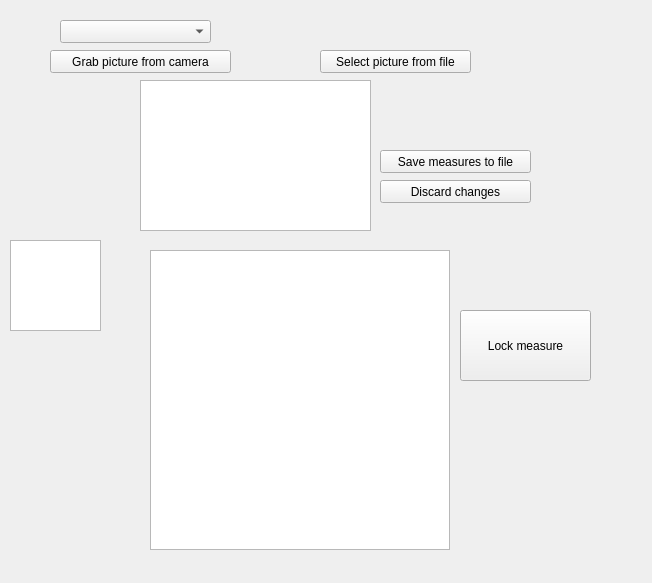
<?xml version="1.0" encoding="UTF-8"?>
<ui version="4.0">
 <class>FormDiagnose</class>
 <widget class="QWidget" name="FormDiagnose">
  <property name="geometry">
   <rect>
    <x>0</x>
    <y>0</y>
    <width>652</width>
    <height>583</height>
   </rect>
  </property>
  <property name="windowTitle">
   <string>Form</string>
  </property>
  <widget class="QComboBox" name="boxCameras">
   <property name="geometry">
    <rect>
     <x>60</x>
     <y>20</y>
     <width>151</width>
     <height>23</height>
    </rect>
   </property>
  </widget>
  <widget class="QPushButton" name="buttonCamera">
   <property name="geometry">
    <rect>
     <x>50</x>
     <y>50</y>
     <width>181</width>
     <height>23</height>
    </rect>
   </property>
   <property name="text">
    <string>Grab picture from camera</string>
   </property>
   <property name="icon">
    <iconset resource="analog_signature_analyzer.qrc">
     <normaloff>:/icons/photo.ico</normaloff>:/icons/photo.ico</iconset>
   </property>
  </widget>
  <widget class="QPushButton" name="buttonOpenBoard">
   <property name="geometry">
    <rect>
     <x>320</x>
     <y>50</y>
     <width>151</width>
     <height>23</height>
    </rect>
   </property>
   <property name="text">
    <string>Select picture from file</string>
   </property>
  </widget>
  <widget class="BoardView" name="boardView">
   <property name="geometry">
    <rect>
     <x>140</x>
     <y>80</y>
     <width>231</width>
     <height>151</height>
    </rect>
   </property>
   <property name="transformationAnchor">
    <enum>QGraphicsView::NoAnchor</enum>
   </property>
   <property name="resizeAnchor">
    <enum>QGraphicsView::NoAnchor</enum>
   </property>
  </widget>
  <widget class="QPushButton" name="buttonLockMeasure">
   <property name="geometry">
    <rect>
     <x>460</x>
     <y>310</y>
     <width>131</width>
     <height>71</height>
    </rect>
   </property>
   <property name="text">
    <string>Lock measure</string>
   </property>
  </widget>
  <widget class="QPlainTextEdit" name="textComments">
   <property name="geometry">
    <rect>
     <x>10</x>
     <y>240</y>
     <width>91</width>
     <height>91</height>
    </rect>
   </property>
   <property name="plainText">
    <string/>
   </property>
  </widget>
  <widget class="QPushButton" name="buttonSave">
   <property name="geometry">
    <rect>
     <x>380</x>
     <y>150</y>
     <width>151</width>
     <height>23</height>
    </rect>
   </property>
   <property name="text">
    <string>Save measures to file</string>
   </property>
  </widget>
  <widget class="QPushButton" name="buttonDiscard">
   <property name="geometry">
    <rect>
     <x>380</x>
     <y>180</y>
     <width>151</width>
     <height>23</height>
    </rect>
   </property>
   <property name="text">
    <string>Discard changes</string>
   </property>
  </widget>
  <widget class="SignatureView" name="viewSignature">
   <property name="geometry">
    <rect>
     <x>150</x>
     <y>250</y>
     <width>300</width>
     <height>300</height>
    </rect>
   </property>
  </widget>
 </widget>
 <customwidgets>
  <customwidget>
   <class>BoardView</class>
   <extends>QGraphicsView</extends>
   <header>widgets/boardview.h</header>
  </customwidget>
  <customwidget>
   <class>SignatureView</class>
   <extends>QGraphicsView</extends>
   <header>widgets/signatureview.h</header>
  </customwidget>
 </customwidgets>
 <resources>
  <include location="analog_signature_analyzer.qrc"/>
 </resources>
 <connections/>
</ui>
